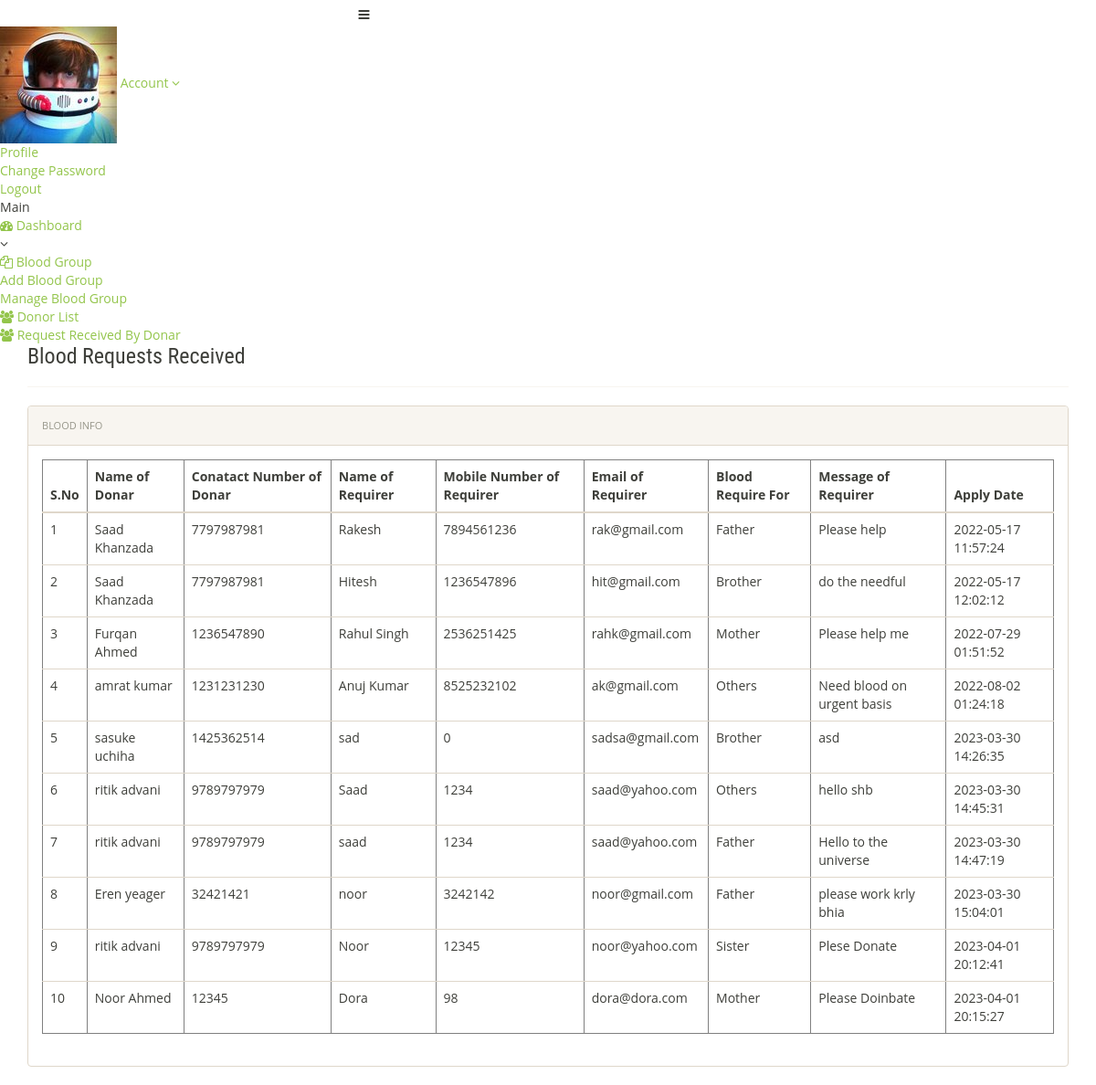
The page /admin/requests-received.php (signed in) on the database its author committed.
### tables this page shows
CREATE TABLE `tblbloodrequirer` (
  `ID` int(10) NOT NULL,
  `BloodDonarID` int(10) DEFAULT NULL,
  `name` varchar(250) DEFAULT NULL,
  `EmailId` varchar(250) DEFAULT NULL,
  `ContactNumber` bigint(10) DEFAULT NULL,
  `BloodRequirefor` varchar(250) DEFAULT NULL,
  `Message` mediumtext DEFAULT NULL,
  `ApplyDate` timestamp NULL DEFAULT current_timestamp()
);

CREATE TABLE `tblblooddonars` (
  `id` int(11) NOT NULL,
  `FullName` varchar(100) DEFAULT NULL,
  `MobileNumber` char(11) DEFAULT NULL,
  `EmailId` varchar(100) DEFAULT NULL,
  `Gender` varchar(20) DEFAULT NULL,
  `Age` int(11) DEFAULT NULL,
  `BloodGroup` varchar(20) DEFAULT NULL,
  `Address` varchar(255) DEFAULT NULL,
  `Message` mediumtext DEFAULT NULL,
  `PostingDate` timestamp NOT NULL DEFAULT current_timestamp(),
  `status` int(1) DEFAULT NULL,
  `Password` varchar(250) DEFAULT NULL
);

### admin/requests-received.php (the view, shortened to what this page needs)
<?php
include('includes/config.php');
if(strlen($_SESSION['alogin'])==0)
	{
header('location:index.php');
}
else{
 ?>
<!doctype html>
<html lang="en" class="no-js">
<head>
	<link rel="stylesheet" href="css/font-awesome.min.css">
	<link rel="stylesheet" href="css/bootstrap.min.css">
	<link rel="stylesheet" href="css/dataTables.bootstrap.min.css">
	<link rel="stylesheet" href="css/bootstrap-social.css">
	<link rel="stylesheet" href="css/bootstrap-select.css">
	<link rel="stylesheet" href="css/fileinput.min.css">
	<link rel="stylesheet" href="css/awesome-bootstrap-checkbox.css">
	<link rel="stylesheet" href="css/style.css">
</head>
<body>
	<?php include('includes/header.php');?>
	<div class="ts-main-content">
		<?php include('includes/leftbar.php');?>
		<div class="content-wrapper">
			<div class="container-fluid">
					<div class="col-md-12">
<h3> Blood Requests Received</h3>
<hr />
						<div class="panel panel-default">
							<div class="panel-heading">Blood Info</div>
							<div class="panel-body">
								<table border="1" class="table table-responsive">
                                    <thead>
                                         <tr>
                                         	<th>S.No</th>
                                          <th>Name of Donar</th>
                                          <th>Conatact Number of Donar</th>
                                            <th>Name of Requirer</th>
                                            <th>Mobile Number of Requirer</th>
                                            <th>Email of Requirer</th>
                                            <th>Blood Require For</th>
                                            <th>Message of Requirer</th>
                                            <th>Apply Date</th>
                                        </tr>
                                    </thead>
                                    <tbody>
                                        <tr><?php
$sql="SELECT tblbloodrequirer.BloodDonarID,tblbloodrequirer.name,tblbloodrequirer.EmailId,tblbloodrequirer.ContactNumber,tblbloodrequirer.BloodRequirefor,tblbloodrequirer.Message,tblbloodrequirer.ApplyDate,tblblooddonars.id as donid,tblblooddonars.FullName,tblblooddonars.MobileNumber from  tblbloodrequirer join tblblooddonars on tblblooddonars.id=tblbloodrequirer.BloodDonarID where tblblooddonars.FullName like '%$sdata%' || tblblooddonars.MobileNumber like '%$sdata%'";
$query = $dbh -> prepare($sql);
$query->bindParam(':uid',$uid,PDO::PARAM_STR);
$query->execute();
$results=$query->fetchAll(PDO::FETCH_OBJ);
$cnt=1;
if($query->rowCount() > 0)
{
foreach($results as $row)
{               ?>
                                            <td><?php echo htmlentities($cnt);?></td>
                                            <td><?php  echo htmlentities($row->FullName);?></td>
                                            <td><?php  echo htmlentities($row->MobileNumber);?></td>
                                        <td><?php  echo htmlentities($row->name);?></td>
                                             <td><?php  echo htmlentities($row->ContactNumber);?></td>
                                             <td><?php  echo htmlentities($row->EmailId);?></td>
                                          <td><?php  echo htmlentities($row->BloodRequirefor);?></td>
                 <td><?php  echo htmlentities($row->Message);?>
                  </td>
                                            <td>
                                              <?php  echo htmlentities($row->ApplyDate);?>
                                            </td>
                                        </tr>
                                    <?php $cnt=$cnt+1;}}?>
                                    </tbody>
                                </table>
							</div>
						</div>
					</div>
				</div>
			</div>
		</div>
</body>
</html>
<?php } ?>

### css/style.css (style rules this page uses)
body { padding: 0; margin: 0; background: #FFF; font-family: 'Open Sans', sans-serif; }
h1, h2, h3, h4, h5, h6 { margin: 0; padding: 0; font-family: 'Roboto Condensed', sans-serif; }

### rows shown on the page
tblbloodrequirer: BloodDonarID.FullName "Saad Khanzada", BloodDonarID.MobileNumber "7797987981", name "Rakesh", ContactNumber "7894561236", EmailId "rak@gmail.com", BloodRequirefor "Father", Message "Please help", ApplyDate "2022-05-17 11:57:24"
tblbloodrequirer: BloodDonarID.FullName "Saad Khanzada", BloodDonarID.MobileNumber "7797987981", name "Hitesh", ContactNumber "1236547896", EmailId "hit@gmail.com", BloodRequirefor "Brother", Message "do the needful", ApplyDate "2022-05-17 12:02:12"
tblbloodrequirer: BloodDonarID.FullName "Furqan Ahmed", BloodDonarID.MobileNumber "1236547890", name "Rahul Singh", ContactNumber "2536251425", EmailId "rahk@gmail.com", BloodRequirefor "Mother", Message "Please help me", ApplyDate "2022-07-29 01:51:52"
tblbloodrequirer: BloodDonarID.FullName "amrat kumar", BloodDonarID.MobileNumber "1231231230", name "Anuj Kumar", ContactNumber "8525232102", EmailId "ak@gmail.com", BloodRequirefor "Others", Message "Need blood on urgent basis", ApplyDate "2022-08-02 01:24:18"
tblbloodrequirer: BloodDonarID.FullName "sasuke uchiha", BloodDonarID.MobileNumber "1425362514", name "sad", ContactNumber "0", EmailId "sadsa@gmail.com", BloodRequirefor "Brother", Message "asd", ApplyDate "2023-03-30 14:26:35"
tblbloodrequirer: BloodDonarID.FullName "ritik advani", BloodDonarID.MobileNumber "9789797979", name "Saad", ContactNumber "1234", EmailId "saad@yahoo.com", BloodRequirefor "Others", Message "hello shb", ApplyDate "2023-03-30 14:45:31"
tblbloodrequirer: BloodDonarID.FullName "ritik advani", BloodDonarID.MobileNumber "9789797979", name "saad", ContactNumber "1234", EmailId "saad@yahoo.com", BloodRequirefor "Father", Message "Hello to the universe", ApplyDate "2023-03-30 14:47:19"
tblbloodrequirer: BloodDonarID.FullName "Eren yeager", BloodDonarID.MobileNumber "32421421", name "noor", ContactNumber "3242142", EmailId "noor@gmail.com", BloodRequirefor "Father", Message "please work krly bhia", ApplyDate "2023-03-30 15:04:01"
tblbloodrequirer: BloodDonarID.FullName "ritik advani", BloodDonarID.MobileNumber "9789797979", name "Noor", ContactNumber "12345", EmailId "noor@yahoo.com", BloodRequirefor "Sister", Message "Plese Donate", ApplyDate "2023-04-01 20:12:41"
tblbloodrequirer: BloodDonarID.FullName "Noor Ahmed", BloodDonarID.MobileNumber "12345", name "Dora", ContactNumber "98", EmailId "dora@dora.com", BloodRequirefor "Mother", Message "Please Doinbate", ApplyDate "2023-04-01 20:15:27"
